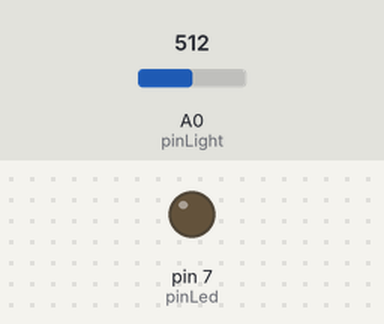
The sketch below on a simulated Arduino Uno, built with avr-gcc and run on an emulated ATmega328P. Shown: output pins drawn as LEDs (lit = HIGH). Inputs (shaded band) come from the test bench; at power-on: A0 (pinLight) = 512.

Above: at 1.2 s.
1.3 s: A0 (pinLight) set to 410
2.8 s: A0 (pinLight) set to 389
At 3.5 s:
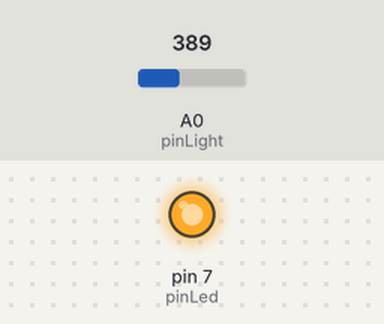
4.3 s: A0 (pinLight) set to 511
At 4.7 s:
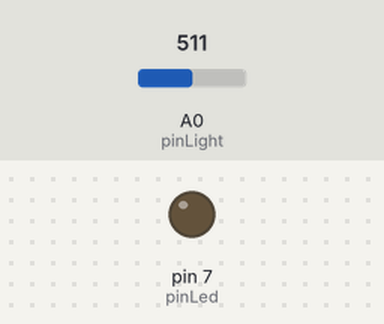
5.8 s: A0 (pinLight) set to 390
At 7.0 s:
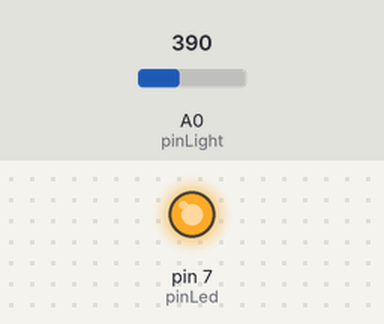
Timing chart, 0 to 8.3 s (numbered marks = the images above; inputs shaded):
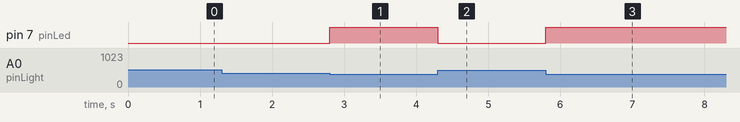

Measured:
- the behaviour switches between 400 and 399 on A0 (pinLight) (found by bisection; images 0 and 1)
- after the input at 1.3 s, every drawn part: stays the same
- after the input at 2.8 s, pin 7 (pinLed): LOW → HIGH at once
- after the input at 4.3 s, pin 7 (pinLed): HIGH → LOW at once
- after the input at 5.8 s, pin 7 (pinLed): LOW → HIGH at once

The sketch:

Grove_Light_Sensor.ino
```cpp
// Demo for Grove - Starter Kit V2.0
//
// Uses the Grove - Light Sensor to measure the ambient light, and turns on the Grove - LED
// when the value drops below a certain threshold.
// In a bright room, try covering the Grove - Light Sensor with your hand.
// Connect the Grove - Light Sensor to the socket marked A0
// Connect the Grove - LED to D7

// Defines the pins to which the light sensor and LED are connected.
const int pinLight = A0;
const int pinLed   = 7;

// Defines the light-sensor threshold value below which the LED will turn on.
// Decrease this value to make the device more sensitive to ambient light, or vice-versa.
int thresholdvalue = 400;

void setup()
{
    // Configure the LED's pin for output signals.
    pinMode(pinLed, OUTPUT);
}

void loop()
{
    // Read the value of the light sensor. The light sensor is an analog sensor.
    int sensorValue = analogRead(pinLight);

    // Turn the LED on if the sensor value is below the threshold.
    if(sensorValue < thresholdvalue)
    {
        digitalWrite(pinLed, HIGH);
    }
    else
    {
        digitalWrite(pinLed, LOW);
    }
}
```
